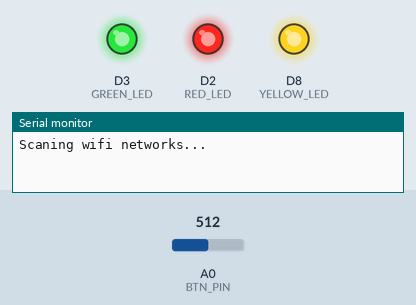
Recording of a sketch running on a simulated ESP8266 (NodeMCU). Shown: output pins drawn as LEDs (lit = HIGH), the last lines printed to the serial monitor. The test bench sets the inputs (shaded band); at power-on: A0 (BTN_PIN) = 512. WiFi joins after 1.5 s; servers stay silent unless stated; a WiFi scan finds three made-up networks; uploads are accepted with an empty reply.

Above: at 0.1 s.
At 3.8 s:
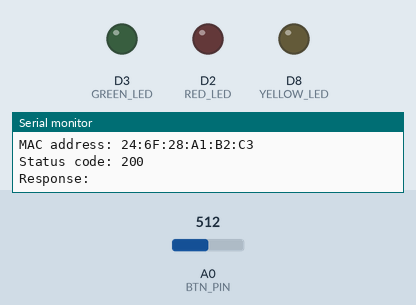
Timing chart, 0 to 5.3 s (numbered marks = the images above):
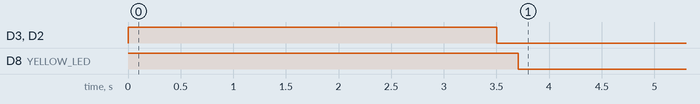

The sketch:

wifi_FireAlarm.ino
```cpp
#include <ESP8266WiFi.h>                                      // Библиотека для создания Wi-Fi подключения (клиент или точка доступа)
#include <ESP8266HTTPClient.h>


#define BTN_PIN    A0
#define YELLOW_LED D8
#define GREEN_LED  D3
#define RED_LED    D2


String ssid = "";
String password = "";
String host = "";
bool last_btn_state = false;
bool fire_alarm_state = false;
unsigned long ping_start_time = 0;

String scan_ssid;
int32_t rssi;
uint8_t encryptionType;
uint8_t* bssid;
int32_t channel;
bool hidden;
int scanResult;


const bool use_ping = true;
const int ping_cooldown = 1500;

const int connection_attempts = 30;
const String wifiNetworks[][3] = {
  {"Keenetic_1330", "xE53nD7m", "10.10.10.58:5002"},
  {"HUAWEI-B535-6D9A", "x19KNa5C", "192.168.8.100:5002"},
  {"Galaxy_A51", "tixe5757", "192.168.149.182:5002"}
};

const char* protocol = "http://";
const char* main_domain = "robotics-acs-project.tk:5002";
const bool use_main_domain = true;


int send_request(String route, bool is_ping = false) {
  WiFiClient client;
  HTTPClient http;

  if (not is_ping) {
    digitalWrite(YELLOW_LED, HIGH);
  }

  if (WiFi.status() != WL_CONNECTED and (not is_ping)) {
    Serial.println("Connecting to wifi network...");
    //    WiFi.disconnect();
    WiFi.reconnect();
    WiFi.waitForConnectResult();
  }

  if (not use_main_domain) {
    http.begin(client, String(protocol) + String(host) + String(route));
  } else {
    http.begin(client, String(protocol) + String(main_domain) + String(route));
  }

  http.addHeader("Content-Type", "text/plain");

  int status_code = http.POST("Message from ESP8266");
  String payload = http.getString();

  Serial.println("Status code: " + String(status_code));
  Serial.println("Response: " + payload);

  http.end();

  digitalWrite(YELLOW_LED, LOW);

  if (status_code == 200) {
    return 1;
  }
  return 0;
}


int send_fire_alarm_request(bool state) {
  return send_request("/api/set_fire_alarm_state/" + String(int(state)) + "/");
}


unsigned long ping_server() {
  unsigned long start_time = millis();
  int int_response = send_request("/api/ping/", true);
  if (int_response == 1) {
    return millis() - start_time;
  }
  return -1;
}


void ping_server_cooldown() {
  if (use_ping && ping_start_time + ping_cooldown < millis()) {
    int ret = ping_server();
    Serial.println("Ping: " + String(ret));
    ping_start_time = millis();
  }
}


void setup() {
  Serial.begin(115200);

  pinMode(BTN_PIN, INPUT_PULLUP);
  pinMode(YELLOW_LED, OUTPUT);
  pinMode(GREEN_LED, OUTPUT);
  pinMode(RED_LED, OUTPUT);

  digitalWrite(YELLOW_LED, HIGH);
  digitalWrite(GREEN_LED, HIGH);
  digitalWrite(RED_LED, HIGH);

  Serial.println("Scaning wifi networks...");

  scanResult = WiFi.scanNetworks(/*async=*/false, /*hidden=*/true);
  if (scanResult > 0) {
    for (int j = 0; j < (sizeof(wifiNetworks) / sizeof(String) / 3); j++) {
      for (int8_t i = 0; i < scanResult; i++) {
        WiFi.getNetworkInfo(i, scan_ssid, encryptionType, rssi, bssid, channel, hidden);
        if (wifiNetworks[j][0] == scan_ssid.c_str()) {
          ssid = wifiNetworks[j][0];
          password = wifiNetworks[j][1];
          host = wifiNetworks[j][2];
          break;
        }
      }
    }

    Serial.println("Connecting to wifi network...");
    WiFi.begin(ssid, password);

    if (WiFi.waitForConnectResult() != WL_CONNECTED) {
      digitalWrite(YELLOW_LED, LOW);
      digitalWrite(GREEN_LED, LOW);
      delay(2000);
      digitalWrite(RED_LED, LOW);
    } else {
      digitalWrite(YELLOW_LED, LOW);
      digitalWrite(GREEN_LED, LOW);
      digitalWrite(RED_LED, LOW);
    }
    Serial.println();

    Serial.println("Connected!");
    Serial.println("Network ssid: " + ssid);
    Serial.print("IP address: ");
    Serial.println(WiFi.localIP());
    Serial.print("MAC address: ");
    Serial.println(WiFi.macAddress());

    send_fire_alarm_request(false);
  } else {
    if (scanResult == 0) {
      Serial.println("No wifi networks!");
    } else {
      Serial.printf(PSTR("WiFi scan error %d"), scanResult);
    }
    digitalWrite(YELLOW_LED, HIGH);
    digitalWrite(RED_LED, HIGH);
    delay(2000);
  }
}


void loop() {
  ping_server_cooldown();

  int btn_val = analogRead(BTN_PIN);

  if (btn_val == 1024 and (not last_btn_state)) {
    Serial.println("Pressed!");
    last_btn_state = true;

    int int_response = send_fire_alarm_request(not fire_alarm_state);
    if (int_response == 1) {
      fire_alarm_state = not fire_alarm_state;
      digitalWrite(GREEN_LED, HIGH);
      delay(1000);
    } else {
      digitalWrite(RED_LED, HIGH);
      delay(1000);
    }
  }
  if ((btn_val == 0 or btn_val == 1 or btn_val == 2 or btn_val == 3) and last_btn_state) {
    last_btn_state = false;
    digitalWrite(RED_LED, LOW);
    digitalWrite(GREEN_LED, LOW);
  }
}
```
